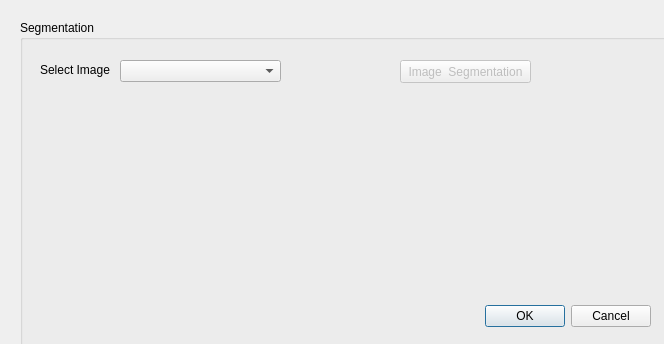
<?xml version="1.0" encoding="UTF-8"?>
<ui version="4.0">
 <class>Dialog</class>
 <widget class="QDialog" name="Dialog">
  <property name="geometry">
   <rect>
    <x>0</x>
    <y>0</y>
    <width>664</width>
    <height>344</height>
   </rect>
  </property>
  <property name="windowTitle">
   <string>Trivim</string>
  </property>
  <property name="windowIcon">
   <iconset>
    <normaloff>../bin_31/bin/isro.jpg</normaloff>../bin_31/bin/isro.jpg</iconset>
  </property>
  <property name="windowOpacity">
   <double>1.000000000000000</double>
  </property>
  <property name="toolTip">
   <string>&lt;html&gt;&lt;head/&gt;&lt;body&gt;&lt;p&gt;&lt;img src=&quot;:/new/prefix1/IIRSMAIN1.jpg&quot;/&gt;&lt;/p&gt;&lt;/body&gt;&lt;/html&gt;</string>
  </property>
  <widget class="QGroupBox" name="groupBox">
   <property name="geometry">
    <rect>
     <x>20</x>
     <y>20</y>
     <width>671</width>
     <height>352</height>
    </rect>
   </property>
   <property name="title">
    <string>Segmentation</string>
   </property>
   <widget class="QPushButton" name="pushButton_4">
    <property name="enabled">
     <bool>false</bool>
    </property>
    <property name="geometry">
     <rect>
      <x>380</x>
      <y>40</y>
      <width>131</width>
      <height>23</height>
     </rect>
    </property>
    <property name="text">
     <string>Image  Segmentation</string>
    </property>
   </widget>
   <widget class="QDialogButtonBox" name="buttonBox">
    <property name="enabled">
     <bool>true</bool>
    </property>
    <property name="geometry">
     <rect>
      <x>290</x>
      <y>280</y>
      <width>341</width>
      <height>32</height>
     </rect>
    </property>
    <property name="orientation">
     <enum>Qt::Horizontal</enum>
    </property>
    <property name="standardButtons">
     <set>QDialogButtonBox::Cancel|QDialogButtonBox::Ok</set>
    </property>
   </widget>
   <widget class="QComboBox" name="comboBox">
    <property name="geometry">
     <rect>
      <x>100</x>
      <y>40</y>
      <width>161</width>
      <height>22</height>
     </rect>
    </property>
   </widget>
   <widget class="QLabel" name="label">
    <property name="geometry">
     <rect>
      <x>20</x>
      <y>40</y>
      <width>71</width>
      <height>20</height>
     </rect>
    </property>
    <property name="text">
     <string>Select Image</string>
    </property>
   </widget>
   <widget class="QLabel" name="label_2">
    <property name="geometry">
     <rect>
      <x>40</x>
      <y>80</y>
      <width>371</width>
      <height>201</height>
     </rect>
    </property>
    <property name="text">
     <string/>
    </property>
   </widget>
  </widget>
 </widget>
 <resources>
  <include location="../tt.qrc"/>
 </resources>
 <connections>
  <connection>
   <sender>buttonBox</sender>
   <signal>accepted()</signal>
   <receiver>Dialog</receiver>
   <slot>accept()</slot>
   <hints>
    <hint type="sourcelabel">
     <x>248</x>
     <y>254</y>
    </hint>
    <hint type="destinationlabel">
     <x>157</x>
     <y>274</y>
    </hint>
   </hints>
  </connection>
  <connection>
   <sender>buttonBox</sender>
   <signal>rejected()</signal>
   <receiver>Dialog</receiver>
   <slot>reject()</slot>
   <hints>
    <hint type="sourcelabel">
     <x>316</x>
     <y>260</y>
    </hint>
    <hint type="destinationlabel">
     <x>286</x>
     <y>274</y>
    </hint>
   </hints>
  </connection>
 </connections>
</ui>
